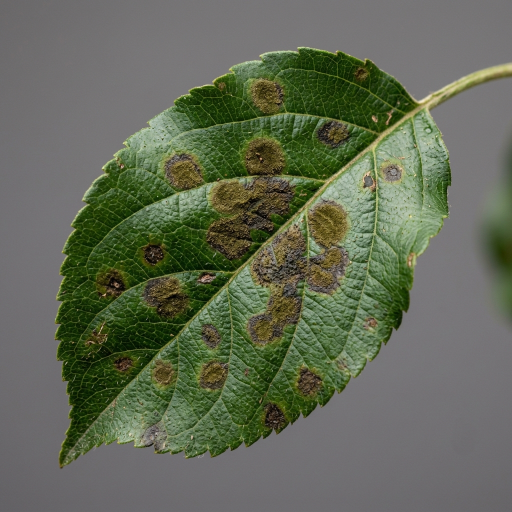
#> input picture assets/samples/apple_scab.jpg, 1024 x 1024 px (shown at 1/2 size)
$ python -i leaf_cv.py   (imports and definitions only)
#> lines starting #> are read from the running program, lines starting #| are printed output that depends on the picture; after the words box and inside, x2 and y2 are one past the last pixel; in counts of white or black regions, pixels touching at a corner belong together
#> further down, picture is the input picture: PIL image 1024x1024 RGB; mean R, G, B 98.2, 105.2, 86.3
"""
PlantGuard AI - Computer Vision Leaf Damage & Lesion Surface Area Analyzer
Calculates real biological disease severity by segmenting leaf canopy from background
and measuring percentage of infected / necrotic leaf tissue (% Damaged Area).
"""

import cv2
import numpy as np
from PIL import Image

def analyze_leaf_damage(image_input):
    """
    Analyzes an image to segment leaf tissue, detect necrotic lesions,
    and compute quantitative phytopathological metrics.

    Args:
        image_input: PIL Image or RGB numpy array.

    Returns:
        dict: Containing damage percentage, severity grade, lesion count,
              overlay image (PIL Image), and diagnostic recommendations.
    """
    if isinstance(image_input, Image.Image):
        img_rgb = np.array(image_input.convert("RGB"))
    else:
        img_rgb = np.array(image_input).copy()

    h, w = img_rgb.shape[:2]
    # Resize temporarily for consistent processing if extremely large
    max_dim = 800
    scale = 1.0
    if max(h, w) > max_dim:
        scale = max_dim / float(max(h, w))
        proc_img = cv2.resize(img_rgb, (int(w * scale), int(h * scale)), interpolation=cv2.INTER_AREA)
    else:
        proc_img = img_rgb.copy()

    # Convert color spaces
    hsv = cv2.cvtColor(proc_img, cv2.COLOR_RGB2HSV)
#> hsv: shape (800, 800, 3); mean H, S, V 86.9, 67.8, 107.3
    lab = cv2.cvtColor(proc_img, cv2.COLOR_RGB2LAB)
#> lab: shape (800, 800, 3); mean of channels 0, 1, 2 110.3, 121.9, 137.9

    # 1. Segment the leaf from the background
    # Most leaves have moderate-to-high saturation or distinct hue, not grey/white background
    r = proc_img[:, :, 0].astype(np.float32)
    g = proc_img[:, :, 1].astype(np.float32)
    b = proc_img[:, :, 2].astype(np.float32)

    # Vegetation Index: Excess Green (ExG) = 2*G - R - B
    exg = 2.0 * g - r - b
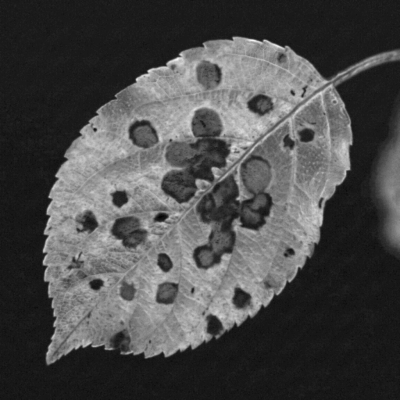
#> exg: shape (800, 800) float32 (shown at 1/2 size); min -19, max 134, mean 25.9; drawn with min black and max white

    # Background removal: combine ExG, saturation, and lightness
    s_channel = hsv[:, :, 1]
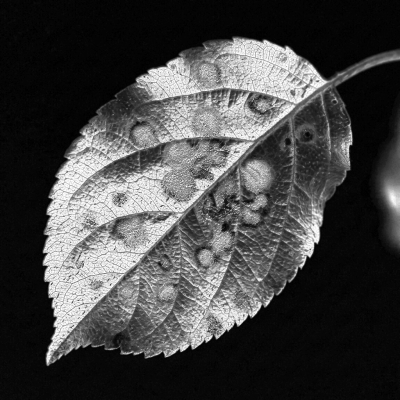
#> s_channel: shape (800, 800) (shown at 1/2 size); min 0, max 255, mean 67.8
    l_channel = lab[:, :, 0]

    # Leaf mask: not near pure white (background paper/surface) and not near pure black
    not_white_bg = ~((r > 220) & (g > 220) & (b > 220))
#> not_white_bg: shape (800, 800) bool; every value is 1
    not_black_bg = ~((r < 25) & (g < 25) & (b < 25))
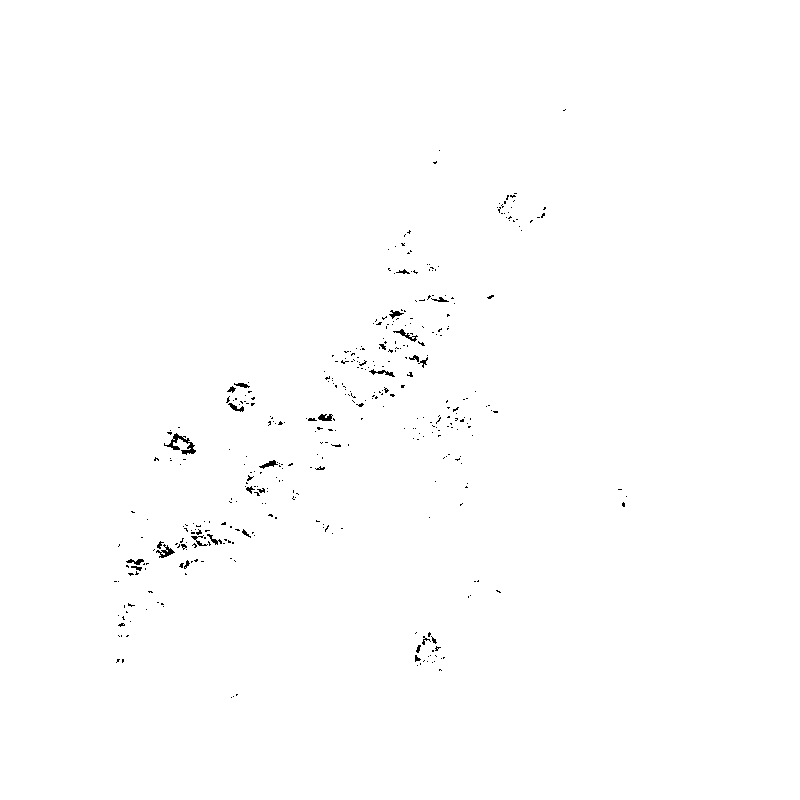
#> not_black_bg: shape (800, 800) bool; 99.6% white; black in thin lines or dots, all inside (x1, y1, x2, y2) = (114, 109, 627, 698)
    has_color = (s_channel > 30) | (exg > 10)
#> has_color: shape (800, 800) bool; 47.5% white; 15 white regions (13 under 20 px), largest, box (x1, y1, x2, y2) and area: (84, 72, 800, 733) 294640, (745, 217, 800, 505) 9230

    leaf_mask_raw = (not_white_bg & not_black_bg & has_color).astype(np.uint8) * 255
#> leaf_mask_raw: shape (800, 800); 47% white; 18 white regions (16 under 20 px), largest, box (x1, y1, x2, y2) and area: (84, 72, 800, 733) 291788, (745, 217, 800, 505) 9230

    # Morphological clean up to get solid leaf canopy
    kernel_close = cv2.getStructuringElement(cv2.MORPH_ELLIPSE, (11, 11))
    kernel_open = cv2.getStructuringElement(cv2.MORPH_ELLIPSE, (5, 5))
    leaf_mask = cv2.morphologyEx(leaf_mask_raw, cv2.MORPH_CLOSE, kernel_close)
#> leaf_mask: shape (800, 800); 47.9% white; 2 white regions, box (x1, y1, x2, y2) and area: (84, 72, 800, 733) 297114, (744, 217, 800, 508) 9499
    leaf_mask = cv2.morphologyEx(leaf_mask, cv2.MORPH_OPEN, kernel_open)
#> leaf_mask: shape (800, 800); 47.9% white; 2 white regions

    # Find largest contour(s) belonging to the leaf
    contours, _ = cv2.findContours(leaf_mask, cv2.RETR_EXTERNAL, cv2.CHAIN_APPROX_SIMPLE)
#> contours = 2 contours; box (x1, y1, x2, y2) and area: (84, 72, 800, 733) 295942, (746, 217, 800, 506) 9182
    if contours:
        # Keep contours that are at least 3% of the image area
        min_area = (proc_img.shape[0] * proc_img.shape[1]) * 0.03
        valid_contours = [c for c in contours if cv2.contourArea(c) > min_area]
#> valid_contours = 1 contour; box (x1, y1, x2, y2) and area: (84, 72, 800, 733) 295942
        if valid_contours:
            leaf_mask = np.zeros_like(leaf_mask)
            cv2.drawContours(leaf_mask, valid_contours, -1, 255, -1)
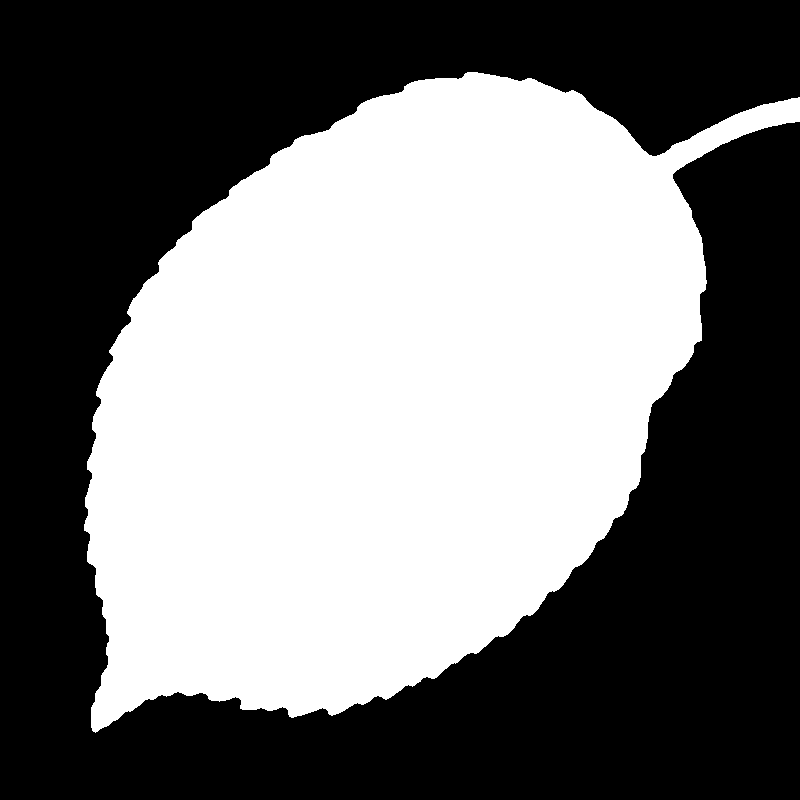
#> leaf_mask: shape (800, 800); 46.4% white; 1 white region, box (x1, y1, x2, y2) and area: (84, 72, 800, 733) 297065
            # Fill holes inside the leaf
            cv2.morphologyEx(leaf_mask, cv2.MORPH_CLOSE, kernel_close, dst=leaf_mask)
        else:
            # If all are small, take the single largest
            largest = max(contours, key=cv2.contourArea)
            leaf_mask = np.zeros_like(leaf_mask)
            cv2.drawContours(leaf_mask, [largest], -1, 255, -1)

    total_leaf_pixels = int(np.count_nonzero(leaf_mask))
#> total_leaf_pixels = 297065
    if total_leaf_pixels == 0:
        total_leaf_pixels = proc_img.shape[0] * proc_img.shape[1]
        leaf_mask = np.ones((proc_img.shape[0], proc_img.shape[1]), dtype=np.uint8) * 255

    # 2. Detect Lesions / Necrotic / Chlorotic / Diseased Patches
    # Healthy tissue: High ExG, hue between 35 and 85 (greenish), healthy green-yellow
    # Diseased tissue:
    #   a. Brown/Black necrotic spots (low lightness, low greenness, reddish-brown hues)
    #   b. Chlorotic halo / yellowing (hue between 15 and 35 with high redness or yellow)
    #   c. Powdery / white mildew or grey mold
    h_channel = hsv[:, :, 0]
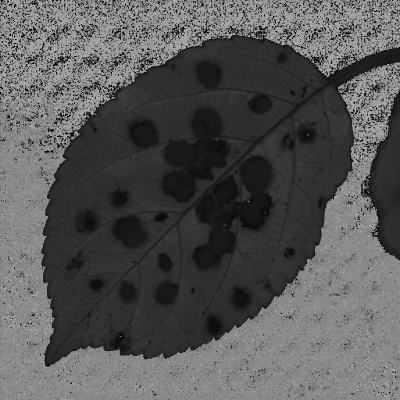
#> h_channel: shape (800, 800) (shown at 1/2 size); min 0, max 177, mean 86.9

    # Brown / Dark necrotic lesion criteria:
    is_necrotic = (l_channel < 110) & ((exg < 0) | (r > g * 0.95)) & (leaf_mask > 0)
#> is_necrotic: shape (800, 800) bool; 6.7% white; 402 white regions (362 under 20 px), largest, box (x1, y1, x2, y2) and area: (322, 216, 462, 405) 12016, (385, 320, 544, 542) 10923, (222, 432, 295, 497) 2931

    # Rust / Tan / Orange-brown lesion criteria:
    is_rust = ((h_channel < 25) | (h_channel > 165)) & (s_channel > 40) & (leaf_mask > 0)
#> is_rust: shape (800, 800) bool; 6.1% white; 186 white regions (138 under 20 px), largest, box (x1, y1, x2, y2) and area: (386, 313, 546, 538) 13014, (324, 220, 460, 405) 11060, (224, 434, 290, 494) 2220

    # Severe Chlorosis (yellow leaf halo or blight fringe):
    is_chlorosis = ((h_channel >= 20) & (h_channel <= 35)) & (s_channel > 60) & (exg < 15) & (leaf_mask > 0)
#> is_chlorosis: shape (800, 800) bool; 1.1% white in thin lines or dots, all inside (x1, y1, x2, y2) = (86, 109, 776, 732)

    # White / Gray mildew:
    is_mildew = (s_channel < 40) & (l_channel > 140) & (exg < 10) & (leaf_mask > 0)
#> is_mildew: shape (800, 800) bool; 0.08% white in thin lines or dots, all inside (x1, y1, x2, y2) = (226, 80, 747, 710)

    # Combined lesion mask
    lesion_mask_raw = (is_necrotic | is_rust | is_chlorosis | is_mildew).astype(np.uint8) * 255
#> lesion_mask_raw: shape (800, 800); 8.3% white; 280 white regions (237 under 20 px), largest, box (x1, y1, x2, y2) and area: (385, 312, 546, 542) 16494, (322, 216, 462, 406) 13572, (222, 432, 295, 497) 3147

    # Morphological noise filter on lesions
    lesion_kernel = cv2.getStructuringElement(cv2.MORPH_ELLIPSE, (3, 3))
    lesion_mask = cv2.morphologyEx(lesion_mask_raw, cv2.MORPH_OPEN, lesion_kernel)
#> lesion_mask: shape (800, 800); 8% white; 84 white regions (37 under 20 px)
    lesion_mask = cv2.bitwise_and(lesion_mask, leaf_mask)

    infected_pixels = int(np.count_nonzero(lesion_mask))
#> infected_pixels = 50957
    damage_pct = round((infected_pixels / float(total_leaf_pixels)) * 100.0, 1)
#> damage_pct = 17.2

    # Bound within realistic biological leaf damage (0.0 to 95.0%)
    damage_pct = min(95.0, max(0.0, damage_pct))

    # 3. Categorize according to Phytopathological Standard Severity Scales
    if damage_pct < 2.0:
        stage_label = "Grade 0: Negligible / Healthy"
        severity_color = "#10b981"
        severity_badge = "Healthy Vigor"
        field_advice = "No systemic necrosis detected. Specimen shows intact cuticle and photosynthetic chloroplast density."
    elif damage_pct < 10.0:
        stage_label = "Grade 1: Mild / Incipient"
        severity_color = "#34d399"
        severity_badge = "Early / Localized"
        field_advice = "Early localized infection spots. Pruning infected leaves and preventative bio-fungicide can achieve 100% containment."
    elif damage_pct < 25.0:
        stage_label = "Grade 2: Moderate Infestation"
        severity_color = "#f59e0b"
        severity_badge = "Moderate Active"
        field_advice = "Active pathogen proliferation across foliar lamina. Apply targeted curative spray within 24-48 hours to protect uninfected foliage."
    elif damage_pct < 50.0:
        stage_label = "Grade 3: Severe / Critical"
        severity_color = "#ef4444"
        severity_badge = "High / Spreading"
        field_advice = "Extensive necrotic lesions causing significant photosynthetic impairment. Immediate systemic fungicide and canopy isolation required."
    else:
        stage_label = "Grade 4: Devastating / Terminal"
        severity_color = "#991b1b"
        severity_badge = "Devastating"
        field_advice = "Extreme tissue necrosis. Defoliation imminent. Consider roguing (removing) heavily diseased plants to protect adjacent rows."

    # 4. Generate Visual Contour Overlay with Annotations
    overlay = proc_img.copy()

    # Draw subtle green outline around entire leaf canopy
    leaf_contours, _ = cv2.findContours(leaf_mask, cv2.RETR_EXTERNAL, cv2.CHAIN_APPROX_SIMPLE)
#> leaf_contours has the same summary as valid_contours
    cv2.drawContours(overlay, leaf_contours, -1, (16, 185, 129), 2)
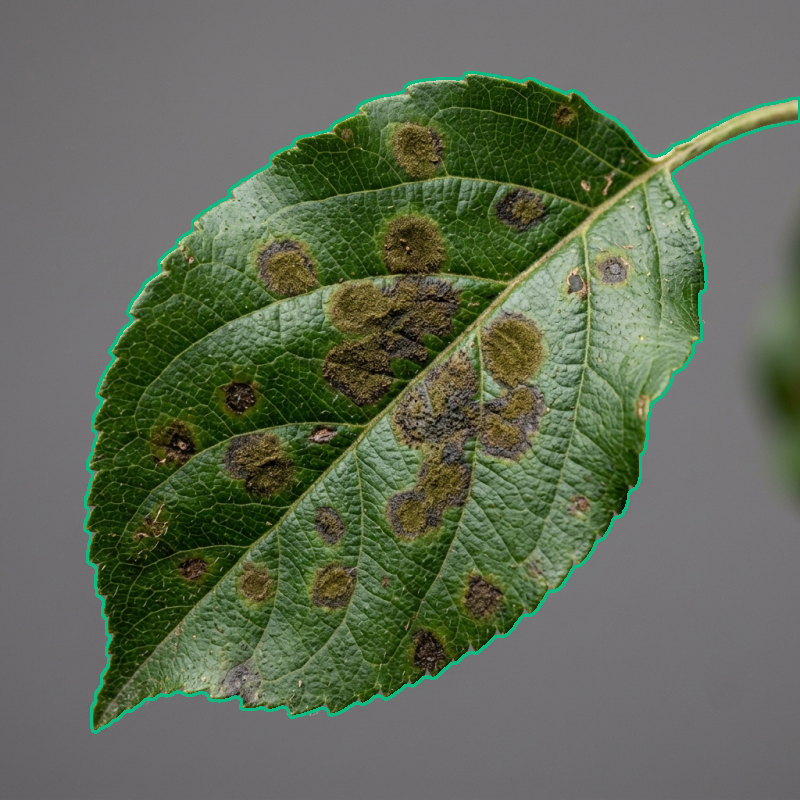
#> overlay: shape (800, 800, 3); mean R, G, B 96.9, 106, 86.6

    # Find lesion contours and draw glowing hot-spots
    lesion_contours, _ = cv2.findContours(lesion_mask, cv2.RETR_EXTERNAL, cv2.CHAIN_APPROX_SIMPLE)
#> lesion_contours = 83 contours, 41 with area under 20; largest, box (x1, y1, x2, y2) and area: (385, 312, 544, 539) 16278, (322, 216, 461, 406) 13198, (222, 432, 294, 497) 3018, (257, 240, 317, 297) 2250, (392, 122, 444, 177) 1812

    # Filter tiny speckle contours for cleaner visual report
    min_lesion_area = 10
    significant_lesions = [c for c in lesion_contours if cv2.contourArea(c) > min_lesion_area]
#> significant_lesions = 49 contours, 7 with area under 20; largest, box (x1, y1, x2, y2) and area: (385, 312, 544, 539) 16278, (322, 216, 461, 406) 13198, (222, 432, 294, 497) 3018, (257, 240, 317, 297) 2250, (392, 122, 444, 177) 1812
    lesion_count = len(significant_lesions)
#> lesion_count = 49

    # Draw filled semi-transparent red highlights on lesions
    lesion_fill = np.zeros_like(proc_img)
    cv2.drawContours(lesion_fill, significant_lesions, -1, (244, 63, 94), -1) # Coral Red
    cv2.drawContours(overlay, significant_lesions, -1, (255, 230, 0), 2) # Yellow border around lesions
#> overlay: shape (800, 800, 3); 3% of pixels changed, all inside (x1, y1, x2, y2) = (90, 103, 800, 734)

    # Alpha blend lesion fill with original
    overlay = cv2.addWeighted(overlay, 0.85, lesion_fill, 0.35, 0)

    # If scaled down, scale overlay back up
    if scale != 1.0:
        overlay = cv2.resize(overlay, (w, h), interpolation=cv2.INTER_LINEAR)
#> overlay: shape (1024, 1024, 3)
        lesion_mask = cv2.resize(lesion_mask, (w, h), interpolation=cv2.INTER_NEAREST)
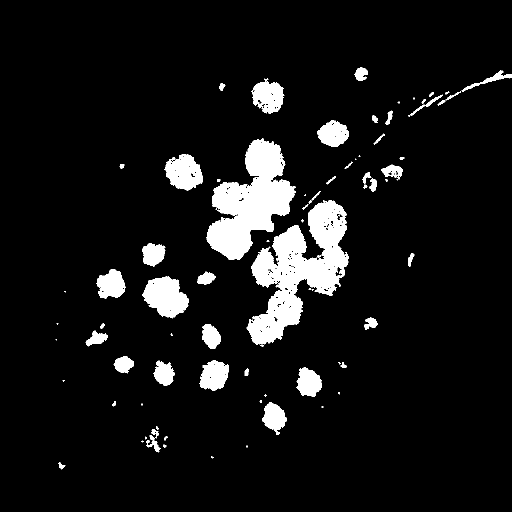
#> lesion_mask: shape (1024, 1024) (shown at 1/2 size); 8% white; 84 white regions (30 under 20 px)

    overlay_pil = Image.fromarray(overlay)
    mask_pil = Image.fromarray(lesion_mask)

    return {
        "damage_percentage": damage_pct,
        "stage_label": stage_label,
        "severity_color": severity_color,
        "severity_badge": severity_badge,
        "field_advice": field_advice,
        "lesion_count": lesion_count,
        "total_leaf_pixels": total_leaf_pixels,
        "infected_pixels": infected_pixels,
        "overlay_image": overlay_pil,
        "mask_image": mask_pil
    }


# [111 lines left out: function calculate_canopy_spectral_indices, not called in this run]


def estimate_physical_leaf_dimensions(
    image_input,
    assumed_dpi: float = 96.0,
    reference_scale_mm_per_pixel: float = None
) -> dict:
    """
    Computes true physical leaf lamina dimensions, perimeter, circularity form factor,
    and absolute diseased lesion surface area in cm² and mm².
    """
    damage_analysis = analyze_leaf_damage(image_input)
#> damage_analysis = 10 items

    if isinstance(image_input, Image.Image):
        img_np = np.array(image_input.convert("RGB"))
    else:
        img_np = np.array(image_input).copy()

    h, w = img_np.shape[:2]

    # Determine mm per pixel conversion factor
    if reference_scale_mm_per_pixel and reference_scale_mm_per_pixel > 0:
        mm_per_pixel = reference_scale_mm_per_pixel
    else:
        # 1 inch = 25.4 mm. At assumed_dpi (default 96 DPI):
        mm_per_pixel = 25.4 / float(assumed_dpi)

    sq_mm_per_pixel = mm_per_pixel * mm_per_pixel
    sq_cm_per_pixel = sq_mm_per_pixel / 100.0

    total_leaf_pixels = damage_analysis["total_leaf_pixels"]
#> total_leaf_pixels = 297065
    infected_pixels = damage_analysis["infected_pixels"]
#> infected_pixels = 50957

    physical_leaf_area_cm2 = round(total_leaf_pixels * sq_cm_per_pixel, 2)
#> physical_leaf_area_cm2 = 208
    physical_lesion_area_cm2 = round(infected_pixels * sq_cm_per_pixel, 2)
#> physical_lesion_area_cm2 = 35.67
    physical_lesion_area_mm2 = round(infected_pixels * sq_mm_per_pixel, 1)
#> physical_lesion_area_mm2 = 3567.2

    # Estimate bounding box physical length and width
    leaf_mask = np.array(damage_analysis["mask_image"])
    # Find bounding box
    contours, _ = cv2.findContours(leaf_mask, cv2.RETR_EXTERNAL, cv2.CHAIN_APPROX_SIMPLE)
#> contours = 83 contours, 33 with area under 20; largest, box (x1, y1, x2, y2) and area: (493, 400, 697, 690) 26762, (413, 277, 591, 520) 21717, (285, 553, 377, 637) 4980, (329, 308, 406, 381) 3718, (502, 157, 569, 227) 2968
    if contours:
        x, y, bw, bh = cv2.boundingRect(np.vstack(contours))
#> x = 111; y = 134; bw = 913; bh = 805
        leaf_length_cm = round(bh * (mm_per_pixel / 10.0), 1)
#> leaf_length_cm = 21.3
        leaf_width_cm = round(bw * (mm_per_pixel / 10.0), 1)
#> leaf_width_cm = 24.2
        aspect_ratio = round(float(bh) / max(1.0, float(bw)), 2)
#> aspect_ratio = 0.88
        perimeter_cm = round(sum(cv2.arcLength(c, True) for c in contours) * (mm_per_pixel / 10.0), 1)
#> perimeter_cm = 233.3

        # Circularity form factor: 4 * pi * Area / (Perimeter^2)
        total_p_pixels = sum(cv2.arcLength(c, True) for c in contours)
#> total_p_pixels = 8816.7
        circularity = round((4.0 * np.pi * max(1, total_leaf_pixels)) / max(1.0, total_p_pixels ** 2), 2)
#> circularity = 0.05
    else:
        leaf_length_cm = round(h * (mm_per_pixel / 10.0), 1)
        leaf_width_cm = round(w * (mm_per_pixel / 10.0), 1)
        aspect_ratio = 1.0
        perimeter_cm = 0.0
        circularity = 1.0

    return {
        "leaf_area_cm2": physical_leaf_area_cm2,
        "lesion_area_cm2": physical_lesion_area_cm2,
        "lesion_area_mm2": physical_lesion_area_mm2,
        "leaf_length_cm": leaf_length_cm,
        "leaf_width_cm": leaf_width_cm,
        "aspect_ratio": aspect_ratio,
        "perimeter_cm": perimeter_cm,
        "circularity_form_factor": circularity,
        "damage_percentage": damage_analysis["damage_percentage"],
        "severity_grade": damage_analysis["stage_label"]
    }

>>> from PIL import Image
>>> picture = Image.open('../assets/samples/apple_scab.jpg')
>>> result = estimate_physical_leaf_dimensions(picture)
#> result = 10 items
